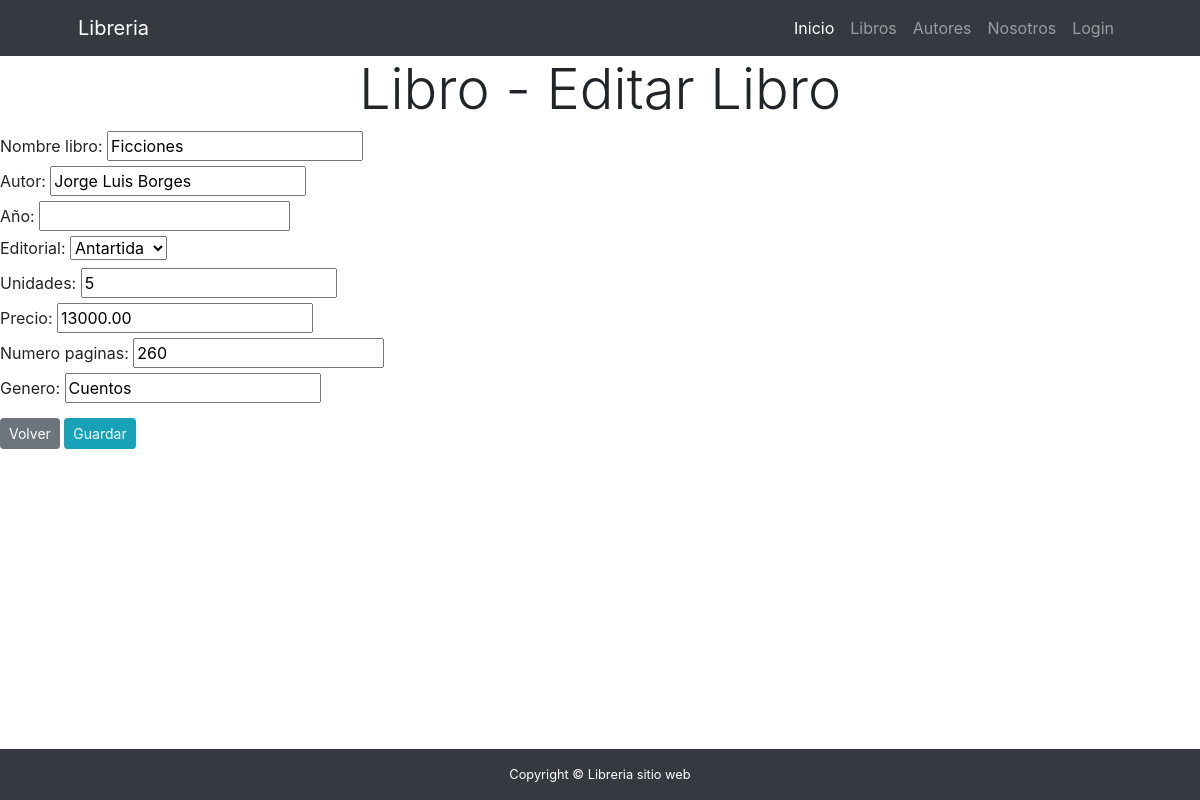
The page /libros/libros/update/5 on the database its author committed.
### libros/models.py (models this page shows, shortened)
class Libro(models.Model):
    nombre_libro = models.CharField(max_length=100,unique=True)
    autor = models.CharField(max_length=200,null=True,blank=True)
    año = models.PositiveBigIntegerField(null=True,blank=True)
    editorial = models.ForeignKey(Editorial,on_delete=models.SET_NULL, null=True,blank=True)
    unidades = models.IntegerField(null=True,blank=True)
    precio = models.DecimalField(max_digits=10,decimal_places=2,null=True,blank=True)
    numero_paginas = models.PositiveBigIntegerField(null=True,blank=True)
    genero = models.CharField(max_length=100,null=True,blank=True)

### libros/views.py (the view)
# urls.py: path("libros/update/<int:pk>",LibroUpdate.as_view(),name="libro_update"),
class LibroUpdate(UpdateView):
    model = Libro
    form_class = LibroForms
    success_url = reverse_lazy("libros:lista_libros")

### libros/forms.py
class LibroForms(forms.ModelForm):
    class Meta:
        model = models.Libro
        fields = "__all__"

### libros/models.py (called while the page is built)
    def __str__(self):
        return self.nombre

### libros/templates/libros/libro_form.html (shortened to what this page needs)
{% extends 'core/base.html' %}
 {% block body_title %}
      {% if form.instance.pk %}
      Libro - Editar Libro
      {% else %}
      Libro - Agregar Nuevo Libro
      {% endif %}
 {% endblock body_title %}
 {% block contenido %}
 <form action="" method="post">
  {{ form }}
 </form>
 <div style="margin-top: 10px;">
       <a href="{% url 'libros:lista_libros' %}" class="btn btn-secondary btn-sm">Volver</a>
      <button type="submit" class="btn btn-info btn-sm me-2">Guardar</button>
 </div>
{% endblock contenido %}

### rows shown on the page
Libro: nombre_libro "Ficciones", autor "Jorge Luis Borges", editorial "Antartida", unidades "5", precio "13000.00", numero_paginas "260", genero "Cuentos"
